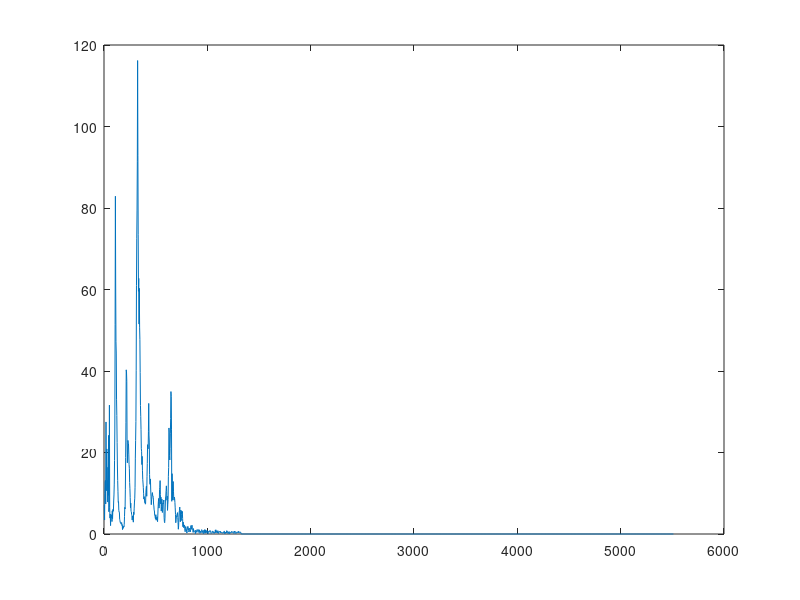
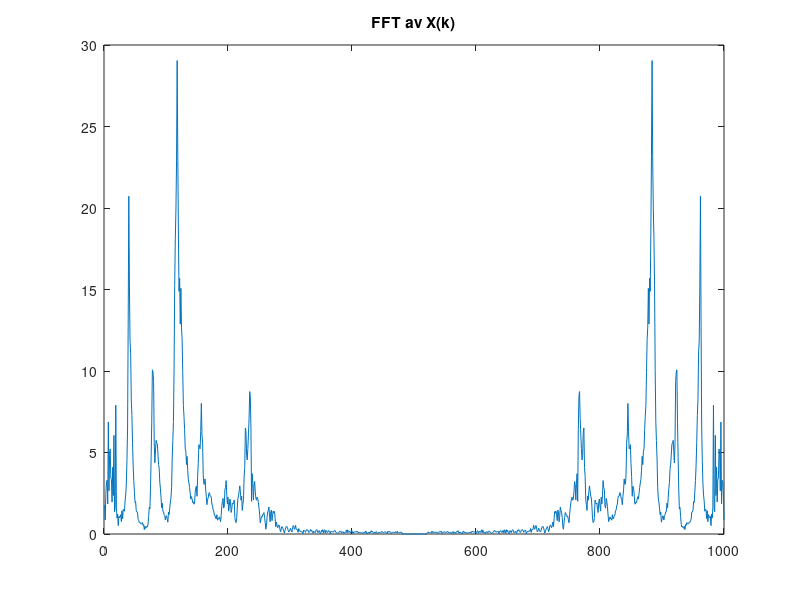
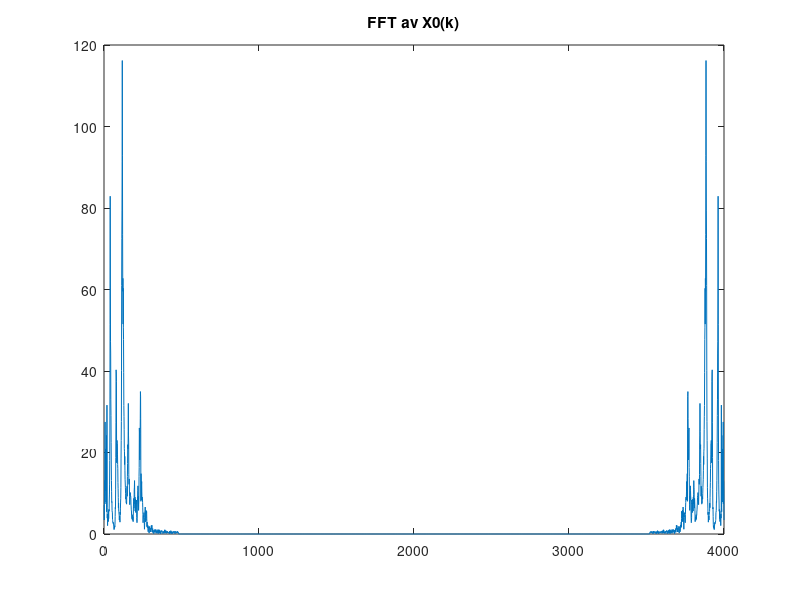
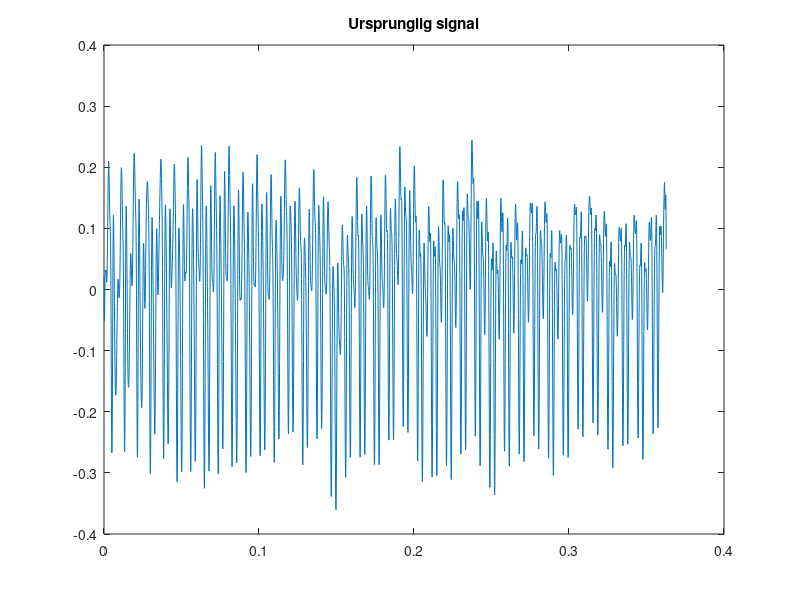

Recreate these plots in MATLAB, in order.
% SIGBE/17/3 - Oscar BjÃ¶rkgren
	% i
clear all;
close all;

Fs=11025
ws0 = 2*pi*Fs;
y = load('signal2.dat');
Y = fft(y);
Y_abs = abs(Y);
N = length(y); % längden av signalen
k = [1:N]; % vektor av samma längd som signalen
n = (k./N).*Fs; % vektorn normaliserad till Hz, k = (N/2)-1

figure,plot(n(1:((N/2)-1)),Y_abs(1:((N/2)-1)));
f0 = 0;
for i = 1:N
  if(Y_abs(i) < 0.00069272) % Liten tolerans
    f0 = n(i);
    break
   endif
endfor

wmax = 2*pi*f0;
disp('max < ws0/8:')
if(wmax < ws0/8)
  disp('true')
else 
  disp('false')
endif
%--------------------------------------------%
	% ii
clear all;
close all;
% normal
Fs0=11025;
Ts0=1/Fs0;
% reducerad
Fs=Fs0/4;
Ts=1/Fs;

x0 = load('signal2.dat');
X0 = fft(x0);
X0_abs = abs(X0);

N = length(x0);
x = [];

for i=1:4:N
  x = [x x0(i)];  
endfor

X = fft(x);
X_abs = abs(X);
figure,plot(abs(X));
title('FFT av X(k)');
figure,plot(X0_abs);
title('FFT av X0(k)');

soundsc(x0,Fs0);
soundsc(x,Fs);

% Kollar ifall X0=Ts/Ts0*X i intervallet w < w0/8
for i=1:(length(X)/2)
  if (X0_abs(i)-((Ts/Ts0)*X_abs(i))>0.0001) % Liten tolerans
    disp('False');
   endif
endfor
%--------------------------------------------%
	% iii
clear all;
close all;

y = load('signal2.dat');

% nersampling av signalen
x = y(1:4:length(y));
X = fft(x);
X0 = zeros((4*length(X)),1);
% Beraknar fourier transformen for x0 
for i = 1:length(X0)
    if i <= (length(X)/2)
      X0(i) = (4*X(i));
    elseif i > (length(X0)-(length(X)/2))
      ii = i-(length(X0)-length(X));
      X0(i) = (4*X(ii));
    end
endfor

Fs0 = 11025;    
Fs = Fs0/4;
Ts = 1/Fs0;
t = 0:Ts:(size(y,1)*Ts-Ts);
x0 = ifft(X0);
figure,plot(t,y);
title("Ursprunglig signal");
figure,plot(t,x0);
title("Rekonstruerad signal");
